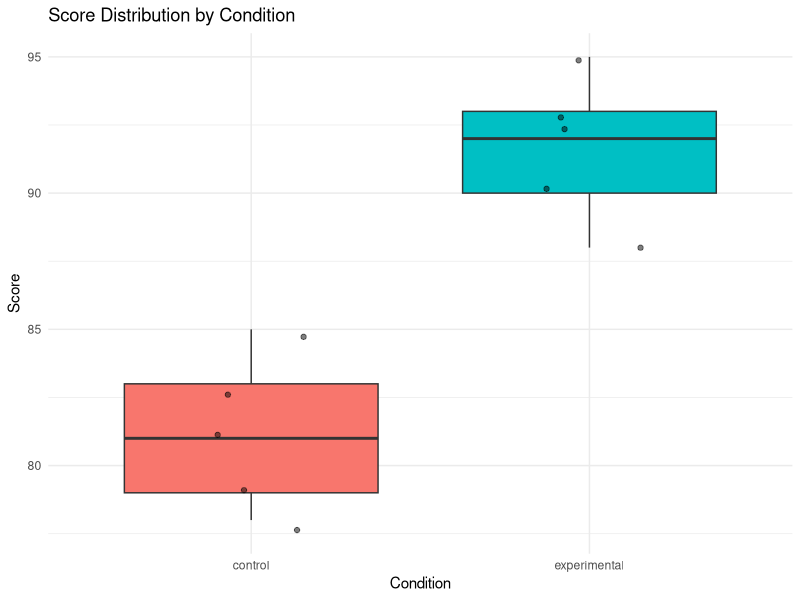
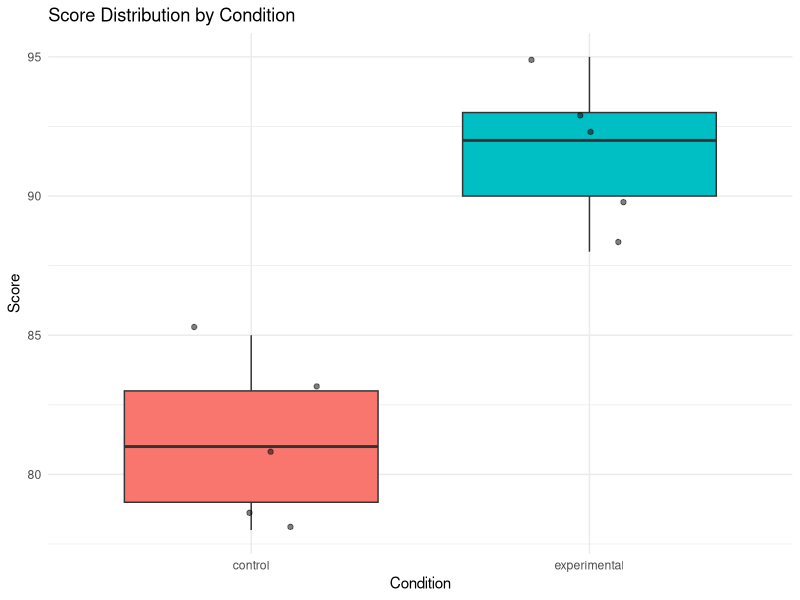

These figures' R source, in order:
# BB2 Data Analysis Script
# Author: Research Team
# Date: 2024
# Description: Analysis of experimental data for BB2 study

# Load required libraries
library(tidyverse)
library(ggplot2)

# Read the data files
data1 <- read.csv("data1.csv")
data2 <- read.csv("data2.csv")

# Summary statistics for data1
cat("Summary Statistics for Data1:\n")
print(summary(data1))

# Group analysis by condition
cat("\nMean scores by condition:\n")
condition_summary <- data1 %>%
  group_by(condition) %>%
  summarise(
    n = n(),
    mean_score = mean(score),
    sd_score = sd(score),
    se_score = sd(score) / sqrt(n())
  )
print(condition_summary)

# Visualization: Scores by condition
ggplot(data1, aes(x = condition, y = score, fill = condition)) +
  geom_boxplot() +
  geom_jitter(width = 0.2, alpha = 0.5) +
  theme_minimal() +
  labs(
    title = "Score Distribution by Condition",
    x = "Condition",
    y = "Score"
  ) +
  theme(legend.position = "none")

ggsave("scores_by_condition.png", width = 8, height = 6)

# Analysis of response times from data2
cat("\nResponse Time Analysis:\n")
rt_summary <- data2 %>%
  group_by(participant) %>%
  summarise(
    mean_rt = mean(response_time),
    accuracy_rate = mean(accuracy)
  )
print(rt_summary)

# Statistical test: t-test comparing conditions
cat("\nT-test Results:\n")
control_scores <- data1 %>% filter(condition == "control") %>% pull(score)
experimental_scores <- data1 %>% filter(condition == "experimental") %>% pull(score)

t_test_result <- t.test(control_scores, experimental_scores)
print(t_test_result)

# Effect size (Cohen's d)
cohens_d <- (mean(experimental_scores) - mean(control_scores)) / 
  sqrt((sd(experimental_scores)^2 + sd(control_scores)^2) / 2)
cat("\nCohen's d effect size:", round(cohens_d, 3), "\n")

cat("\nAnalysis complete!\n")
